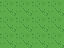

A 2D game scene composited from a Tiled map and its tileset images. What follows is a short description and the map's XML, with every tile layer's data as written:
An orthogonal 4x3 tile map with 16x16 px tiles, 1 tile layer (ground).

<map version="1.10" tiledversion="1.10.2" orientation="orthogonal" renderorder="right-down" width="4" height="3" tilewidth="16" tileheight="16" infinite="0" nextlayerid="2" nextobjectid="1">
 <tileset firstgid="1" source="../tilesets/overworld.tsx" />
 <layer id="1" name="ground" width="4" height="3">
  <properties>
   <property name="material" value="lava" />
  </properties>
  <data encoding="csv">
1,1,1,1,
1,1,1,1,
1,1,1,1
</data>
 </layer>
</map>
